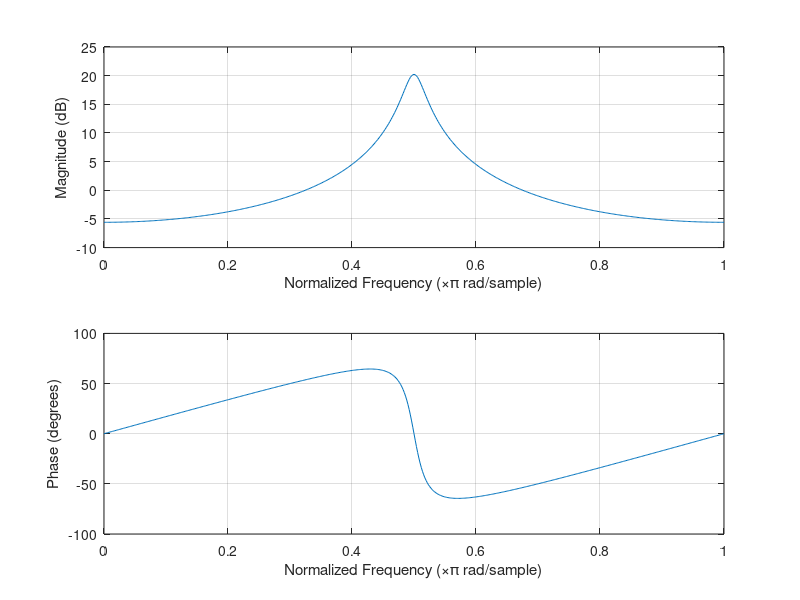

Write the MATLAB code that produced this figure.
%Problem 1

%5 Coefficient Averaging Filter

b1 = [0.2 0.2 0.2 0.2 0.2];
a1 = [1];

zplane(b1,a1);

freqz(b1,a1)

%Causal discrete-time approximation to first-order differentiator

b2 = [1 -1];

zplane(b2);

freqz(b2);

%Causal discrete-time approximation to a first-order integrator

b3 = [1];
a3 = [1 -1];

zplane(b3,a3);

freqz(b3,a3);

%Causal bandpass filter with center frequency w0 

w0 = pi/2;
r = 0.95;

b4 = [1 -cos(w0)]
a4 = [1 -1.9*cos(w0) 0.9025];

zplane(b4,a4);

freqz(b4,a4);





